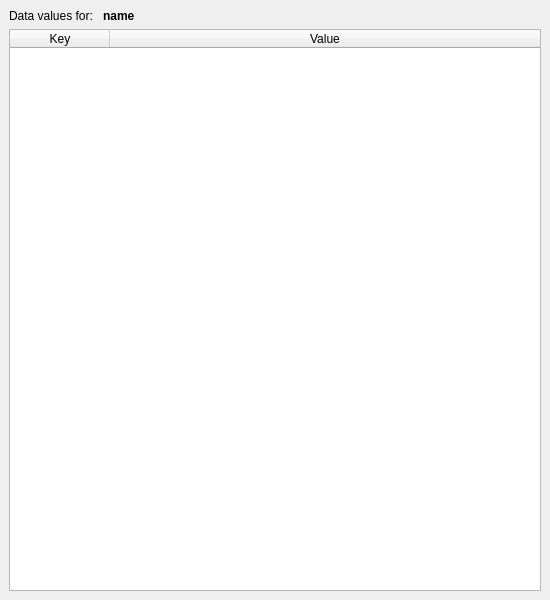
<?xml version="1.0" encoding="UTF-8"?>
<ui version="4.0">
 <class>MainWindow</class>
 <widget class="QMainWindow" name="MainWindow">
  <property name="geometry">
   <rect>
    <x>0</x>
    <y>0</y>
    <width>550</width>
    <height>600</height>
   </rect>
  </property>
  <property name="windowTitle">
   <string>ufit data inspector</string>
  </property>
  <widget class="QWidget" name="centralwidget">
   <layout class="QVBoxLayout" name="verticalLayout">
    <item>
     <layout class="QHBoxLayout" name="horizontalLayout">
      <item>
       <widget class="QLabel" name="label">
        <property name="sizePolicy">
         <sizepolicy hsizetype="Fixed" vsizetype="Preferred">
          <horstretch>0</horstretch>
          <verstretch>0</verstretch>
         </sizepolicy>
        </property>
        <property name="text">
         <string>Data values for: </string>
        </property>
       </widget>
      </item>
      <item>
       <widget class="QLabel" name="dataName">
        <property name="font">
         <font>
          <weight>75</weight>
          <bold>true</bold>
         </font>
        </property>
        <property name="text">
         <string>name</string>
        </property>
       </widget>
      </item>
     </layout>
    </item>
    <item>
     <widget class="QTableWidget" name="tbl">
      <attribute name="horizontalHeaderStretchLastSection">
       <bool>true</bool>
      </attribute>
      <attribute name="verticalHeaderVisible">
       <bool>false</bool>
      </attribute>
      <column>
       <property name="text">
        <string>Key</string>
       </property>
      </column>
      <column>
       <property name="text">
        <string>Value</string>
       </property>
      </column>
     </widget>
    </item>
   </layout>
  </widget>
  <widget class="QMenuBar" name="menubar">
   <property name="geometry">
    <rect>
     <x>0</x>
     <y>0</y>
     <width>550</width>
     <height>20</height>
    </rect>
   </property>
  </widget>
 </widget>
 <resources>
  <include location="../../resource/gui.qrc"/>
 </resources>
 <connections/>
</ui>
